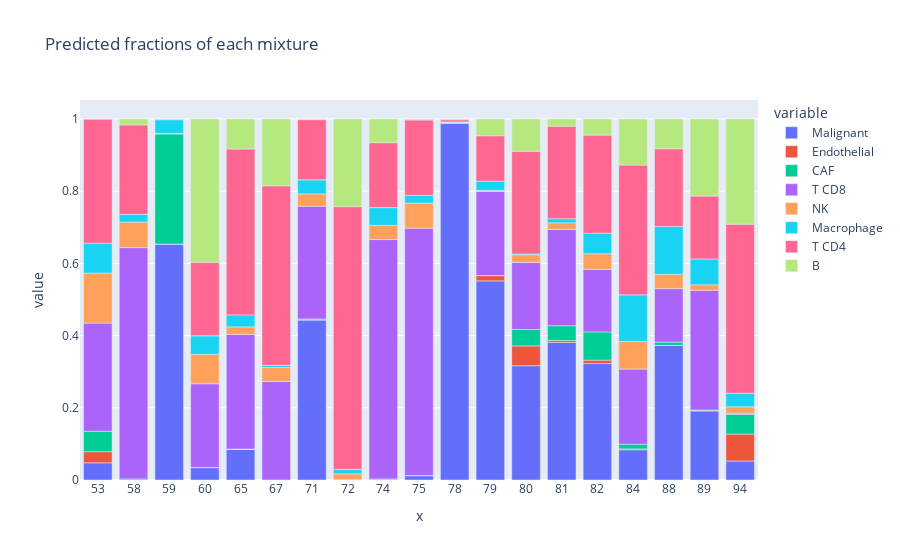

This figure's notebook cell:
### Code cell
fig = px.bar(
    fractions_csx,  #.astype(index={"mixture_id": str}),
    x=fractions_csx.index.astype(str),
    y=fractions_csx.columns,
    title="Predicted fractions of each mixture"
)

fig.show()

### Figure 1 — Plotly figure (JSON) as saved in the notebook; plotly's stock layout.template omitted (floating-point values rounded to 4 significant figures)
{"data": [{"alignmentgroup": "True", "hovertemplate": "variable=Malignant<br>x=%{x}<br>value=%{y}<extra></extra>", "legendgroup": "Malignant", "marker": {"color": "#636efa", "pattern": {"shape": ""}}, "name": "Malignant", "offsetgroup": "Malignant", "orientation": "v", "showlegend": true, "textposition": "auto", "type": "bar", "x": ["53", "58", "59", "60", "65", "67", "71", "72", "74", "75", "78", "79", "80", "81", "82", "84", "88", "89", "94"], "xaxis": "x", "y": [0.04763, 0, 0.6536, 0.03416, 0.08507, 0, 0.4432, 0, 0, 0.01217, 0.9882, 0.5516, 0.3166, 0.3812, 0.3226, 0.0838, 0.3729, 0.1916, 0.05264], "yaxis": "y"}, {"alignmentgroup": "True", "hovertemplate": "variable=Endothelial<br>x=%{x}<br>value=%{y}<extra></extra>", "legendgroup": "Endothelial", "marker": {"color": "#EF553B", "pattern": {"shape": ""}}, "name": "Endothelial", "offsetgroup": "Endothelial", "orientation": "v", "showlegend": true, "textposition": "auto", "type": "bar", "x": ["53", "58", "59", "60", "65", "67", "71", "72", "74", "75", "78", "79", "80", "81", "82", "84", "88", "89", "94"], "xaxis": "x", "y": [0.03088, 0, 0, 0.000379, 0.0007285, 0, 0.0006434, 0, 0.0005719, 5.203e-05, 0, 0.01471, 0.05487, 0.005122, 0.009459, 0.002351, 0, 0.0004617, 0.07466], "yaxis": "y"}, {"alignmentgroup": "True", "hovertemplate": "variable=CAF<br>x=%{x}<br>value=%{y}<extra></extra>", "legendgroup": "CAF", "marker": {"color": "#00cc96", "pattern": {"shape": ""}}, "name": "CAF", "offsetgroup": "CAF", "orientation": "v", "showlegend": true, "textposition": "auto", "type": "bar", "x": ["53", "58", "59", "60", "65", "67", "71", "72", "74", "75", "78", "79", "80", "81", "82", "84", "88", "89", "94"], "xaxis": "x", "y": [0.0564, 0.003011, 0.3055, 0, 0, 0, 0.002281, 0.001024, 0.002459, 0, 0.003089, 0, 0.0454, 0.04106, 0.07821, 0.01304, 0.009179, 0.001795, 0.05463], "yaxis": "y"}, {"alignmentgroup": "True", "hovertemplate": "variable=T CD8<br>x=%{x}<br>value=%{y}<extra></extra>", "legendgroup": "T CD8", "marker": {"color": "#ab63fa", "pattern": {"shape": ""}}, "name": "T CD8", "offsetgroup": "T CD8", "orientation": "v", "showlegend": true, "textposition": "auto", "type": "bar", "x": ["53", "58", "59", "60", "65", "67", "71", "72", "74", "75", "78", "79", "80", "81", "82", "84", "88", "89", "94"], "xaxis": "x", "y": [0.2998, 0.6407, 0, 0.2321, 0.3172, 0.2731, 0.3124, 0, 0.663, 0.6854, 0, 0.233, 0.186, 0.2668, 0.1733, 0.2082, 0.1481, 0.3316, 0.003151], "yaxis": "y"}, {"alignmentgroup": "True", "hovertemplate": "variable=NK<br>x=%{x}<br>value=%{y}<extra></extra>", "legendgroup": "NK", "marker": {"color": "#FFA15A", "pattern": {"shape": ""}}, "name": "NK", "offsetgroup": "NK", "orientation": "v", "showlegend": true, "textposition": "auto", "type": "bar", "x": ["53", "58", "59", "60", "65", "67", "71", "72", "74", "75", "78", "79", "80", "81", "82", "84", "88", "89", "94"], "xaxis": "x", "y": [0.1384, 0.07072, 0.001245, 0.08172, 0.0212, 0.03858, 0.03385, 0.016, 0.03945, 0.06927, 2.219e-05, 0.002896, 0.0212, 0.01823, 0.04301, 0.07639, 0.03979, 0.01532, 0.01773], "yaxis": "y"}, {"alignmentgroup": "True", "hovertemplate": "variable=Macrophage<br>x=%{x}<br>value=%{y}<extra></extra>", "legendgroup": "Macrophage", "marker": {"color": "#19d3f3", "pattern": {"shape": ""}}, "name": "Macrophage", "offsetgroup": "Macrophage", "orientation": "v", "showlegend": true, "textposition": "auto", "type": "bar", "x": ["53", "58", "59", "60", "65", "67", "71", "72", "74", "75", "78", "79", "80", "81", "82", "84", "88", "89", "94"], "xaxis": "x", "y": [0.08289, 0.02166, 0.03755, 0.05104, 0.03317, 0.005893, 0.03905, 0.01266, 0.04903, 0.02147, 0.0005586, 0.02548, 0.002292, 0.01115, 0.05715, 0.1291, 0.1325, 0.07164, 0.03756], "yaxis": "y"}, {"alignmentgroup": "True", "hovertemplate": "variable=T CD4<br>x=%{x}<br>value=%{y}<extra></extra>", "legendgroup": "T CD4", "marker": {"color": "#FF6692", "pattern": {"shape": ""}}, "name": "T CD4", "offsetgroup": "T CD4", "orientation": "v", "showlegend": true, "textposition": "auto", "type": "bar", "x": ["53", "58", "59", "60", "65", "67", "71", "72", "74", "75", "78", "79", "80", "81", "82", "84", "88", "89", "94"], "xaxis": "x", "y": [0.344, 0.2475, 0.0021, 0.2039, 0.4594, 0.4973, 0.1667, 0.7276, 0.1798, 0.209, 0.005939, 0.1259, 0.2843, 0.2567, 0.2716, 0.3595, 0.2151, 0.1742, 0.4683], "yaxis": "y"}, {"alignmentgroup": "True", "hovertemplate": "variable=B<br>x=%{x}<br>value=%{y}<extra></extra>", "legendgroup": "B", "marker": {"color": "#B6E880", "pattern": {"shape": ""}}, "name": "B", "offsetgroup": "B", "orientation": "v", "showlegend": true, "textposition": "auto", "type": "bar", "x": ["53", "58", "59", "60", "65", "67", "71", "72", "74", "75", "78", "79", "80", "81", "82", "84", "88", "89", "94"], "xaxis": "x", "y": [0, 0.01641, 0, 0.3967, 0.08318, 0.1852, 0.001847, 0.2427, 0.06564, 0.002692, 0.002236, 0.04642, 0.08936, 0.01976, 0.04465, 0.1276, 0.08249, 0.2135, 0.2914], "yaxis": "y"}], "layout": {"autosize": true, "barmode": "relative", "legend": {"title": {"text": "variable"}, "tracegroupgap": 0}, "title": {"text": "Predicted fractions of each mixture"}, "xaxis": {"anchor": "y", "autorange": true, "domain": [0, 1], "range": [-0.5, 18.5], "title": {"text": "x"}, "type": "category"}, "yaxis": {"anchor": "x", "autorange": true, "domain": [0, 1], "range": [0, 1.053], "title": {"text": "value"}, "type": "linear"}}}
